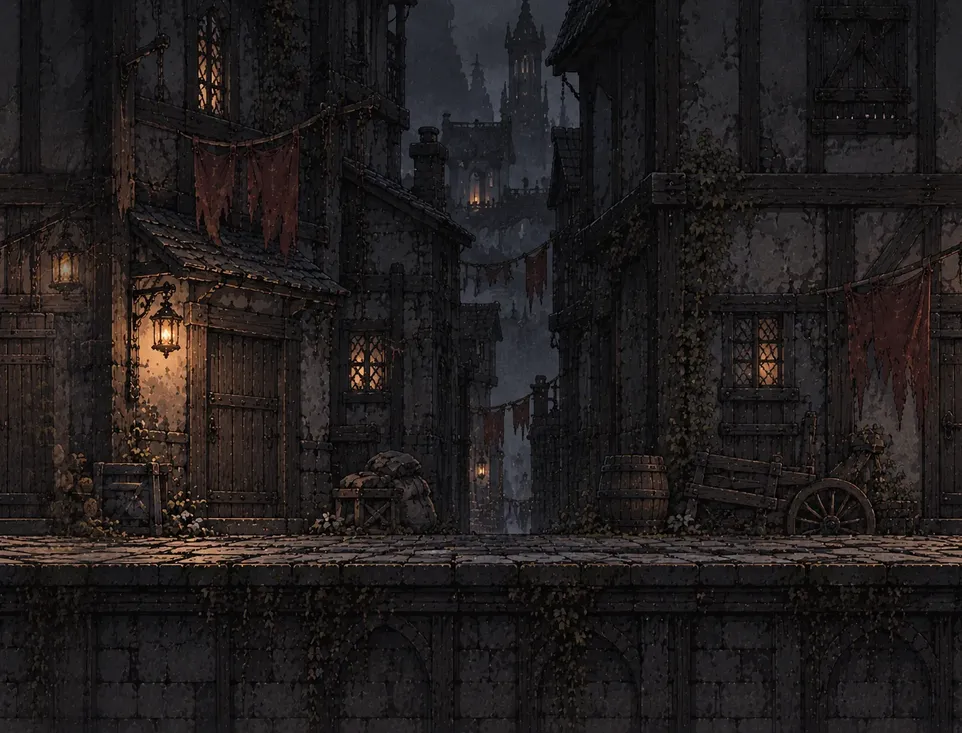
#> input picture akatsuki-bg-alley.webp, 962 x 733 px, shrunk from 1344 x 1024 before the run
$ python prepare-akatsuki-backgrounds.py ../akatsuki-bg-alley.webp ../akatsuki-bg-belfry.webp
#> lines starting #> are read from the running program, lines starting #| are printed output that depends on the picture
"""Make chapter backgrounds tile horizontally and save them as WebP.

Usage: python3 -I tools/prepare-akatsuki-backgrounds.py SOURCE.png OUTPUT.webp
The last BLEND columns are cross-faded into the first ones, so the result is
BLEND px narrower and its right edge continues into its left edge.
"""
import sys
import numpy as np
from PIL import Image

BLEND = 192
src, dst = sys.argv[1], sys.argv[2]
a = np.asarray(Image.open(src).convert('RGB')).astype(float)
w = a.shape[1]
#> w = 962
out = a[:, :w - BLEND].copy()
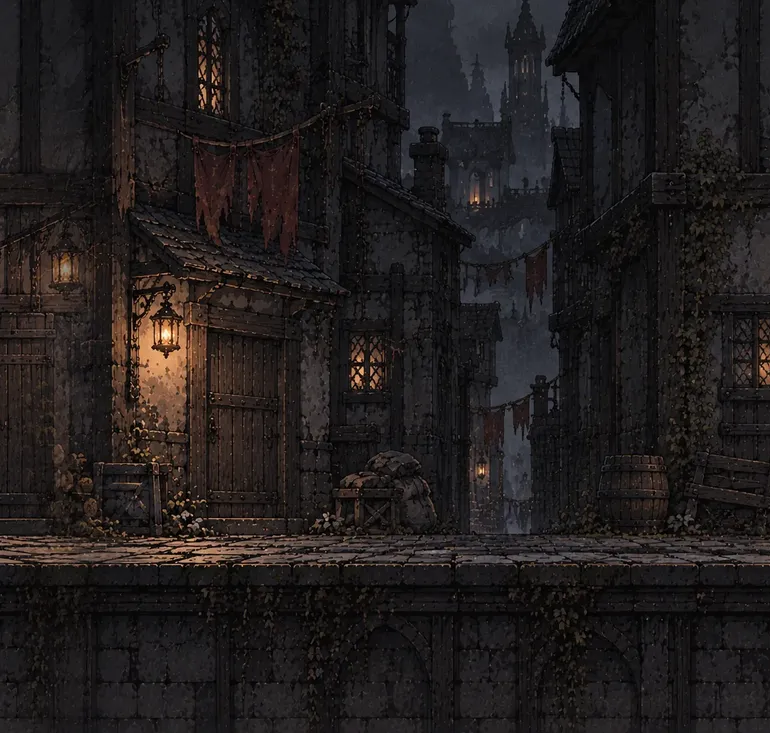
#> out: shape (733, 770, 3) float64; mean R, G, B 33.7, 29.6, 29.4
t = (np.arange(BLEND) / BLEND)[None, :, None]
out[:, :BLEND] = a[:, :BLEND] * t + a[:, w - BLEND:] * (1 - t)
Image.fromarray(out.round().astype(np.uint8)).save(dst, quality=82, method=6)
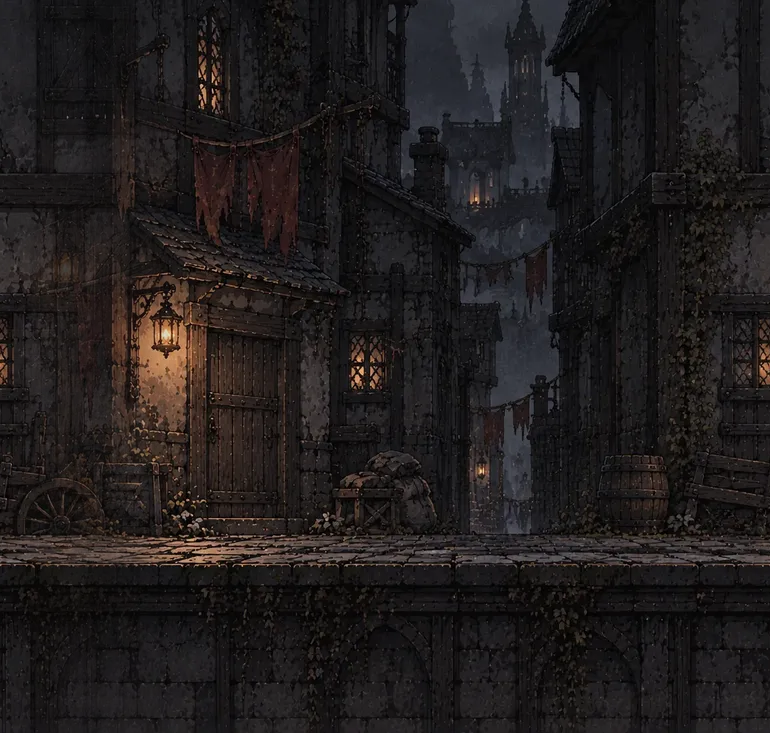
#> saved as akatsuki-bg-belfry.webp: PIL image 770x733 RGB; mean R, G, B 33.1, 29.3, 29.3
print(dst, out.shape[1], 'x', out.shape[0])
#| ../akatsuki-bg-belfry.webp 770 x 733

$ run again, on akatsuki-bg-bridge.webp
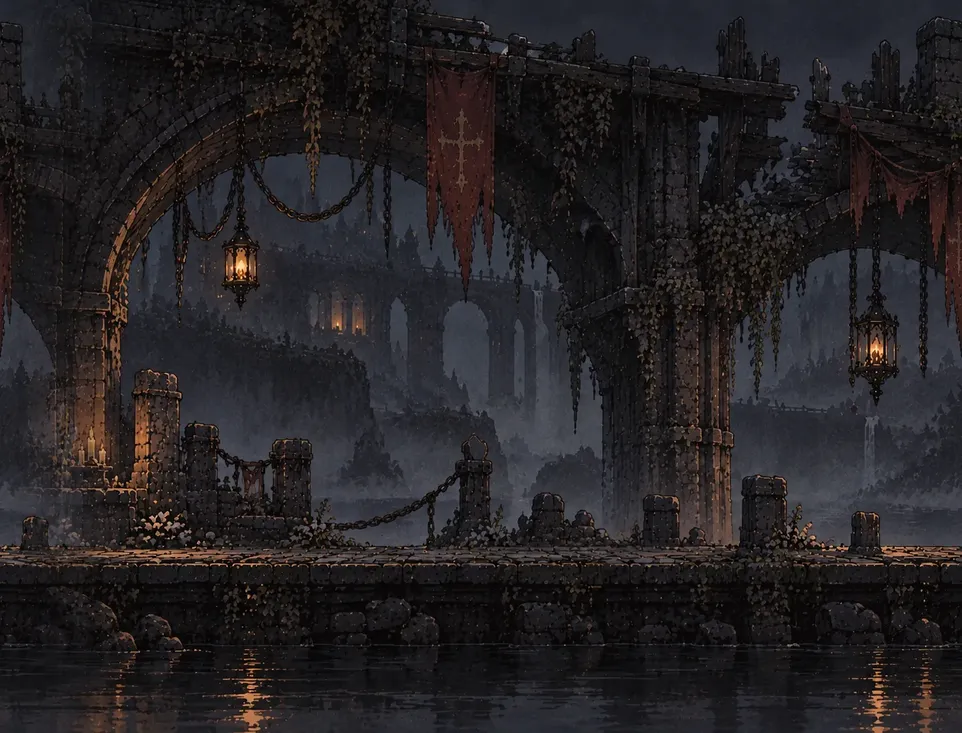
#> input picture akatsuki-bg-bridge.webp, 962 x 733 px, shrunk from 1344 x 1024 before the run
#> `out = a[:, :w - BLEND].copy()`:
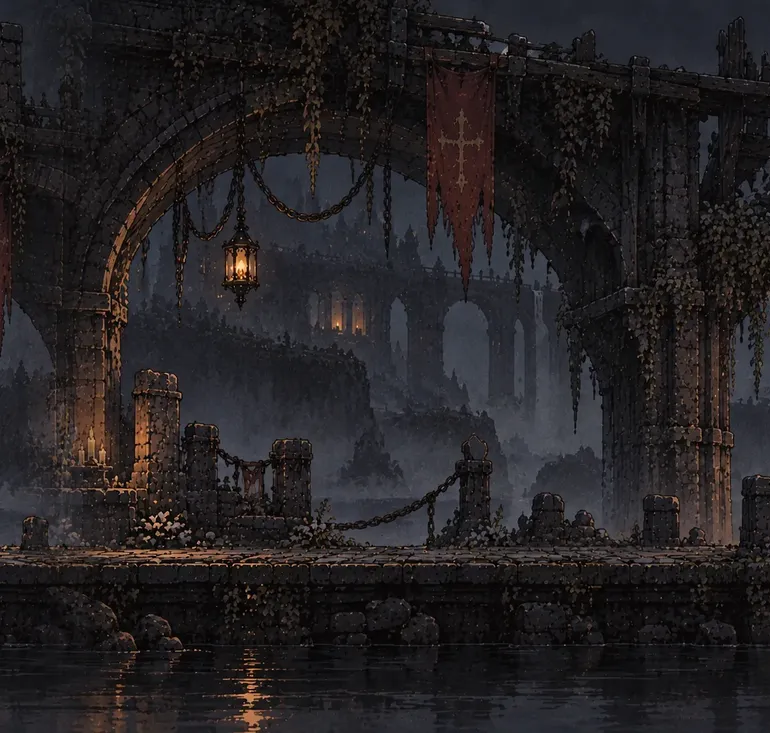
#> out: shape (733, 770, 3) float64; mean R, G, B 36.7, 33.7, 35.5
#> `out[:, :BLEND] = a[:, :BLEND] * t + a[:, w - BLEND:] * (1 - t)`:
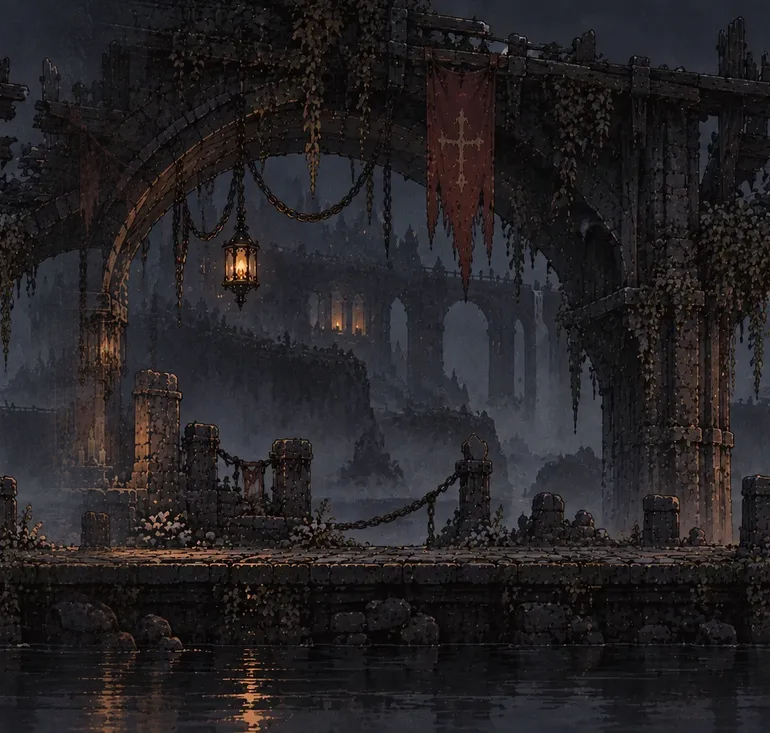
#> out: shape (733, 770, 3) float64; mean R, G, B 37, 34.3, 36.6
#| ../akatsuki-bg-bridge.webp 770 x 733
